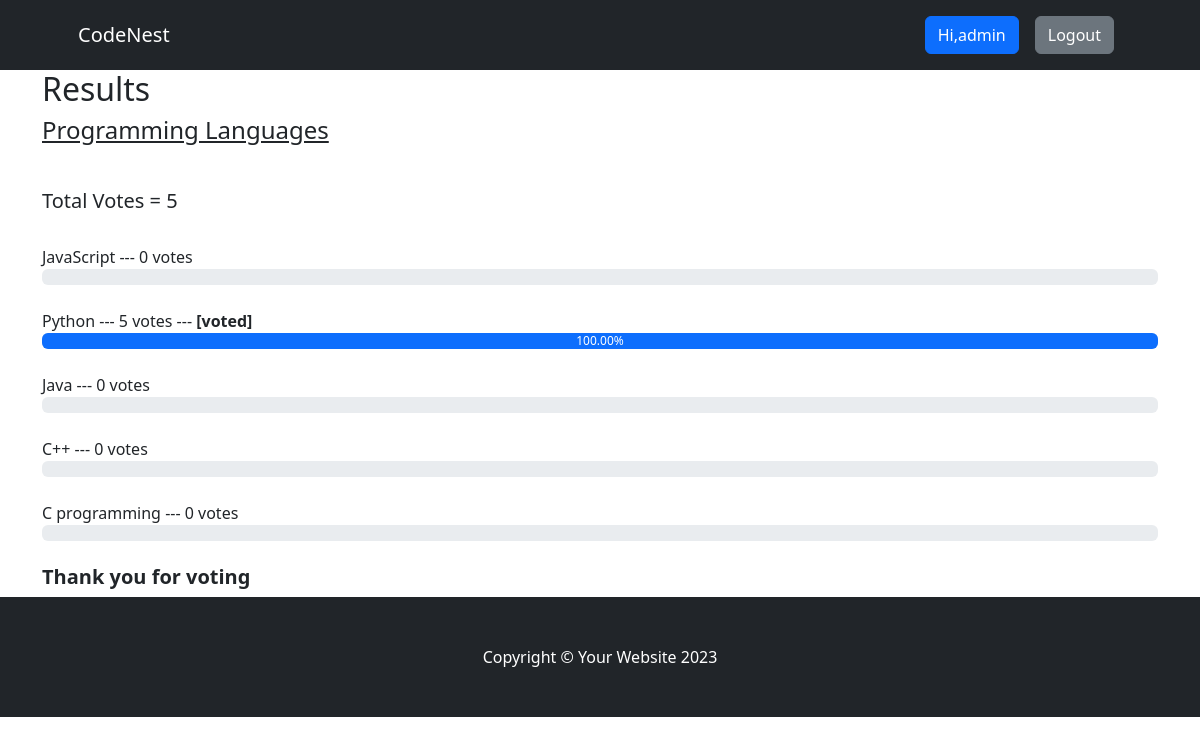
/result/programming-languages (signed in), run on the app's committed database.
### voteapp/models.py (models this page shows, shortened)
class Category(models.Model):
    title = models.CharField(max_length=200)
    slug = models.SlugField(blank=True, null=True)
    description = models.TextField(blank=True, null=True)
    total_vote = models.IntegerField(default=0)
    voters = models.ManyToManyField(User, blank=True)

class CategoryItem(models.Model):
    title = models.CharField(max_length=200)
    total_vote = models.IntegerField(default=0)
    category = models.ForeignKey(Category, on_delete=models.CASCADE, related_name="items")
    voters = models.ManyToManyField(User, blank=True)
    @property
    def percentage_vote(self):
        category_votes = self.category.total_vote
        item_votes = self.total_vote
        if category_votes == 0:
            vote_in_percentage = 0
        else:
            vote_in_percentage = (item_votes/category_votes) * 100
        return vote_in_percentage

### voteapp/views.py (the view)
# urls.py: path("result/<str:slug>", views.result, name ='result'),
def result(request, slug):
    category = Category.objects.get(slug=slug)
    items = CategoryItem.objects.filter(category=category)
    context = {"category": category, "items": items}
    return render(request, "result.html", context)

### voteapp/templatetags/custom_filters.py (called while the page is built)
@register.filter(name="has_voted")
def has_voted(user, voters):
    return any(user.id== voter.id for voter in voters)

### voteapp/templates/result.html (shortened to what this page needs)
{% extends 'base.html' %}
{% block content %}
{% load humanize %}
{% load custom_filters %}
<div class="container result-container">
    <div class="sub-container">
      <h2>Results</h2>
      <h4>{{category.title}}</h4>
      <br>
      <h5>Total Votes = {{category.total_vote}}</h5>
      <br />
      {% for item in items  %}
      {% if request.user|has_voted:item.voters.all %}
      <small>{{item.title}}</strong> --- {{item.total_vote}} vote{{item.total_vote | pluralize:",s"}} ---  <strong>[voted]</strong> </small>
      <div class="progressContainer">
        <div class="progress">
          <div
            class="progress-bar"
            role="progressbar"
            aria-label="Example with label"
            style="width:{{item.percentage_vote | floatformat:2}}%;"
            aria-valuenow="25"
            aria-valuemin="0"
            aria-valuemax="100"
          >
          {{item.percentage_vote | floatformat:2}}%
          </div>
        </div>
      </div>
      <br>
      {% else %}
      <small>{{item.title}}</strong> --- {{item.total_vote}} vote{{item.total_vote | pluralize:",s"}} </small>
      <div class="progressContainer">
        <div class="progress">
        </div>
      </div>
      <br>
      {% endif %}
      {% endfor %}
      <h5 style="font-weight: bold">Thank you for voting</h5>
    </div>
  </div>
{% endblock content %}

### voteapp/templates/base.html (shortened to what this page needs)
<!DOCTYPE html>
{% load static %}
<html lang="en">
<head>
    <link href="https://cdn.jsdelivr.net/npm/bootstrap-icons@1.4.1/font/bootstrap-icons.css" rel="stylesheet" />
    <link rel="stylesheet" href="{% static 'css/bootstrap.css' %}">
    <link rel="stylesheet" href="{% static 'css/style.css' %}">
</head>
<body>
     <nav class="navbar navbar-expand-lg navbar-dark bg-dark">
        <div class="container px-lg-5">
            <a class="navbar-brand" href="{% url 'index'  %}">CodeNest</a>
            <div class="collapse navbar-collapse" id="navbarSupportedContent">
                <ul class="navbar-nav ms-auto mb-2 mb-lg-0">
                    {% if request.user.is_authenticated %}
                    <li class="nav-item"><a class="nav-link" href="#"><button class="btn btn-primary">Hi,{{request.user.username}} </button></a></li>
                    <li class="nav-item"><a class="nav-link" href="{% url 'logout' %}"><button class="btn btn-secondary">Logout</button></a></li>
                     {% else %}
                    <li class="nav-item"><a class="nav-link" href="{% url 'signin' %}"><button class="btn btn-primary">Login</button></a></li>
                    <li class="nav-item"><a class="nav-link" href="{% url 'signup' %}"><button class="btn btn-primary">SignUp</button></a></li>
                     {% endif %}
                </ul>
            </div>
        </div>
    </nav>
    {% block content %}
    {% endblock content %}
     <footer class="py-5 bg-dark">
        <div class="container"><p class="m-0 text-center text-white">Copyright &copy; Your Website 2023</p></div>
    </footer>
</body>
</html>

### voteapp/static/css/style.css (style rules this page uses)
* { box-sizing: border-box; }
.result-container { display: flex; align-items: center; justify-content: center; }
.sub-container { width: inherit }
.result-container h4 { text-decoration: underline; margin-bottom: 20px; }
.result-container small { font-size: 16px; font-weight: 500; }

### data on the page
Category: title "Programming Languages", total_vote "5"
CategoryItem: title "JavaScript", total_vote "0", total_vote|pluralize "s"
CategoryItem: title "Python", total_vote "5", total_vote|pluralize "s", percentage_vote "100.00"
CategoryItem: title "Java", total_vote "0", total_vote|pluralize "s"
CategoryItem: title "C++", total_vote "0", total_vote|pluralize "s"
CategoryItem: title "C programming", total_vote "0", total_vote|pluralize "s"

### other printed values
{{ request.user.username }} "admin"
